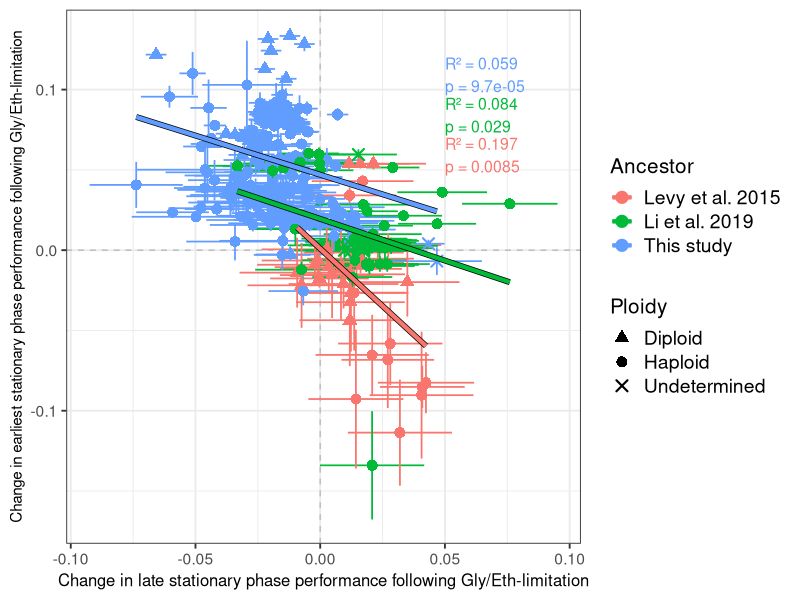

Write R code to recreate this figure.
####new script for figure 4a### 121525 ####
library(ggplot2)
library(dplyr)
library(broom)
df <- read.csv("../R_data/adaptive_lineages.csv")
X_VAR <- "late_stationary_performance_mean_change_from_ancestor"
Y_VAR <- "earliest_stationary_phase_mean_change_from_ancestor"
FACET_VAR <- "ancestor"
# Ancestor label mapping
label_map <- c(
    "Jason_ancestor"   = "This study",
    "Levy_ancestor"    = "Levy et al. 2015",
    "Yuping_ancestor"  = "Li et al. 2019"
)
df$ancestor_label <- label_map[df[[FACET_VAR]]]
df <- df %>% filter(!is.na(ancestor_label))
df$ancestor_label <- droplevels(factor(df$ancestor_label))
df <- df %>% filter(!is.na(.data[[X_VAR]]) & !is.na(.data[[Y_VAR]]))
# Error columns
x_pos <- which(names(df) == X_VAR)
y_pos <- which(names(df) == Y_VAR)
X_ERR_VAR <- names(df)[x_pos + 1]
Y_ERR_VAR <- names(df)[y_pos + 1]
# Statistics per ancestor group
stats_df <- df %>%
    group_by(ancestor_label) %>%
    summarise(
        n = n(),
        r2 = if(n >= 3) {
            fit <- lm(.data[[Y_VAR]] ~ .data[[X_VAR]])
            summary(fit)$r.squared
        } else NA_real_,
        pval = if(n >= 3) {
            fit <- lm(.data[[Y_VAR]] ~ .data[[X_VAR]])
            coef(summary(fit))[2, 4]
        } else NA_real_,
        .groups = "drop"
    ) %>%
    filter(!is.na(r2), !is.na(pval)) %>%
    arrange(desc(ancestor_label)) %>%
    mutate(
        label = paste0("R² = ", round(r2, 3), "\np = ", signif(pval, 2)),
        x = 0.05,
        y = 0.12 - (0.025 * (row_number() - 1))
    )
# Define consistent color mapping for all ancestors
ancestor_colors <- c(
    "Levy et al. 2015" = "#F8766D",
    "Li et al. 2019" = "#00BA38",
    "This study" = "#619CFF"
)
# ============== Plot ==============
p <- ggplot(df, aes(x = .data[[X_VAR]], y = .data[[Y_VAR]], color = ancestor_label, shape = ploidy_consensus)) +
    
    # Grey dashed lines at x=0 and y=0
    geom_hline(yintercept = 0, color = "grey", linetype = "dashed") +
    geom_vline(xintercept = 0, color = "grey", linetype = "dashed") +
    
    # Error crosses
    geom_segment(
        aes(x = .data[[X_VAR]] - .data[[X_ERR_VAR]], xend = .data[[X_VAR]] + .data[[X_ERR_VAR]], y = .data[[Y_VAR]], yend = .data[[Y_VAR]]),
        linewidth = 0.6
    ) +
    geom_segment(
        aes(x = .data[[X_VAR]], xend = .data[[X_VAR]], y = .data[[Y_VAR]] - .data[[Y_ERR_VAR]], yend = .data[[Y_VAR]] + .data[[Y_ERR_VAR]]),
        linewidth = 0.6
    ) +
    
    # Data points
    geom_point(size = 3, stroke = 1.1) +
    
    # --- MODIFIED: Added a black "outline" layer for the trendlines ---
    geom_smooth(
        method = "lm", 
        se = FALSE,
        aes(group = ancestor_label), 
        color = "black",         # This layer is black
        linewidth = 2.0,         # and slightly thicker
        show.legend = FALSE
    ) +
    # This is the original colored trendline, drawn on top of the black one
    geom_smooth(
        method = "lm", 
        se = FALSE,
        aes(group = ancestor_label), 
        linewidth = 1.5          # Thinner, so the black shows through
    ) +
    
    # Stats text
    geom_text(
        data = stats_df,
        aes(x = x, y = y, label = label, color = ancestor_label),
        inherit.aes = FALSE,
        hjust = 0, vjust = 1, size = 4, show.legend = FALSE
    ) +
    
    # Manual color and shape scales
    scale_color_manual(values = ancestor_colors, 
                       breaks = names(ancestor_colors)) +
    scale_shape_manual(
        name = "Ploidy",
        values = c("haploid" = 16, "diploid" = 17, "undetermined" = 4), # circle, triangle, X
        labels = c("haploid" = "Haploid", "diploid" = "Diploid", "undetermined" = "Undetermined"),
        na.value = 4
    ) +
    
    # --- MODIFIED: Updated axis labels as requested ---
    labs(
        color = "Ancestor",
        y = "Change in earliest stationary phase performance following Gly/Eth-limitation",
        x = "Change in late stationary phase performance following Gly/Eth-limitation"
    ) +
    theme_bw(base_size = 14) +
    theme(
        axis.title.x = element_text(size = 12),
        axis.title.y = element_text(size = 11),
        legend.text = element_text(size = 14),
        legend.title = element_text(size = 15)
    )
ggsave("figures/fig_4a.pdf", p, width = 8, height = 6)
